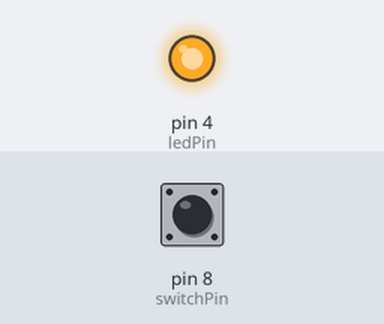
This sketch was run on a simulated Arduino Uno, built with avr-gcc and run on an emulated ATmega328P. On the bench: output pins drawn as LEDs (lit = HIGH). The test bench sets the inputs (shaded band); at power-on: pin 8 (switchPin) HIGH. What the sketch prints to the serial monitor is not drawn.

Above: at 1.2 s.
1.3 s: pin 8 (switchPin) pulled LOW for 0.15 s
At 1.38 s:
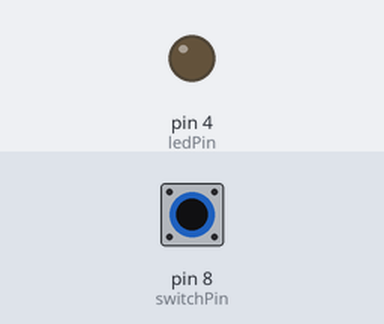
2.9 s: pin 8 (switchPin) pulled LOW for 3.2 s
At 7.0 s:
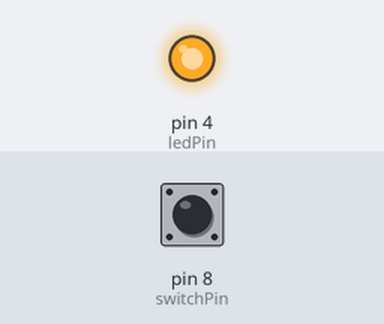
Timing chart, 0 to 8.5 s (numbered marks = the images above; inputs shaded):
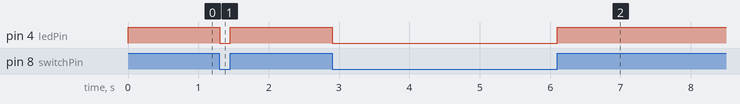

Measured:
- after the input at 1.3 s, pin 4 (ledPin): HIGH → LOW at once, → HIGH 0.15 s later
- after the input at 2.9 s, pin 4 (ledPin): HIGH → LOW at once, → HIGH 3.2 s later

The sketch:

04-Traffic_02_switch_LED.ino
```cpp
const int ledPin = 4;       // LED灯连接引脚4
const int switchPin = 8;        // 按键开关连接引脚7

void setup() {
  pinMode(ledPin, OUTPUT);      //设置引脚4为输出模式
  pinMode(switchPin, INPUT);           //设置引脚7为输入模式
  Serial.begin(9600);    // 设置串口波特率为9600
}

void loop() {
  int switchValue = 0;    //定义变量并赋初值为0
  switchValue = digitalRead(switchPin);     //读取引脚7的值
  Serial.println(switchValue);       //将读取的按键值输出到串口监视器
  if (switchValue == 0) {              //判断键值等于0，执行下面的程序
    digitalWrite(ledPin, LOW);       //熄灭LED

  }
  else {  //判断键值不为0,将执行下面的语句
    digitalWrite(ledPin, HIGH);       //点亮LED
  }
}
```
